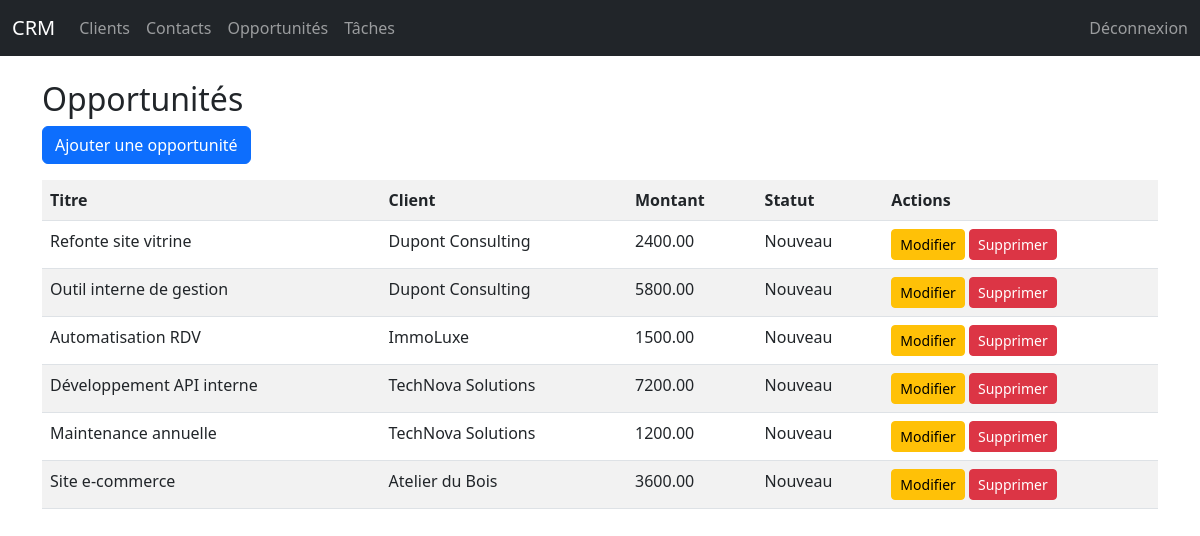
Before: /opportunities/ (signed in) with the older database file.
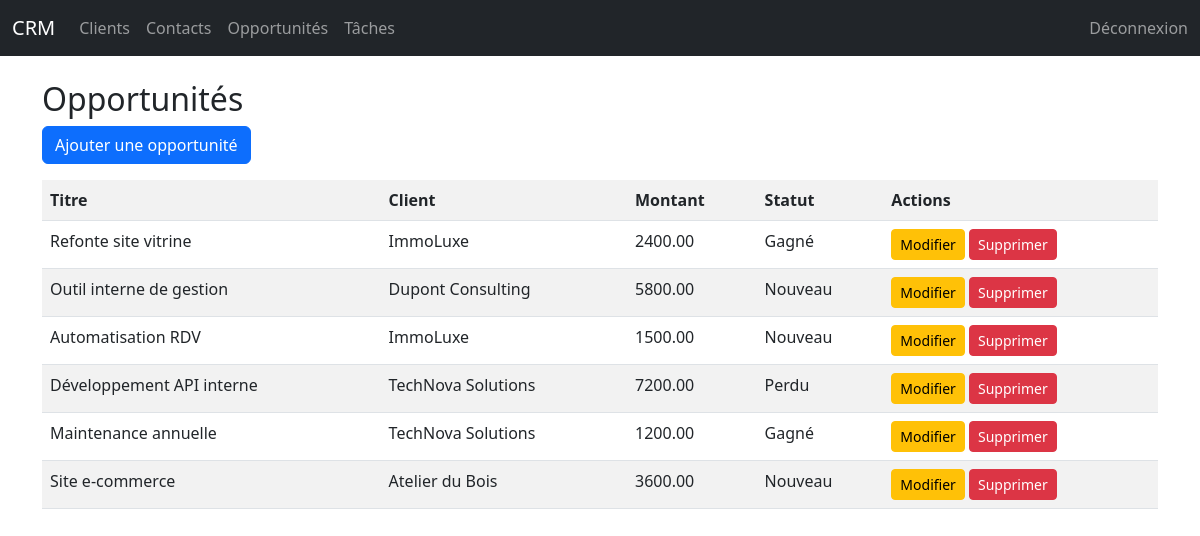
After: the same page with the newer database file.
### crm/models.py (models this page shows, shortened)
class Opportunity(models.Model):
    client = models.ForeignKey(Client, on_delete=models.CASCADE, related_name="opportunities")
    title = models.CharField(max_length=200)
    amount = models.DecimalField(max_digits=10, decimal_places=2)
    stage = models.CharField(
        max_length=50,
        choices=[
            ("new", "Nouveau"),
            ("contacted", "Contacté"),
            ("proposal", "Proposition"),
            ("won", "Gagné"),
            ("lost", "Perdu"),
        ],
        default="new"
    )
    created_at = models.DateTimeField(auto_now_add=True)
    owner = models.ForeignKey(User, on_delete=models.CASCADE, related_name="opportunities")

class Client(models.Model):
    name = models.CharField(max_length=200)
    company = models.CharField(max_length=200, blank=True, null=True)
    email = models.EmailField(blank=True, null=True)
    phone = models.CharField(max_length=50, blank=True, null=True)
    created_at = models.DateTimeField(auto_now_add=True)
    owner = models.ForeignKey(User, on_delete=models.CASCADE, related_name="clients")
    is_active = models.BooleanField(default=False)

### crm/views.py (the view)
# urls.py: path("opportunities/", views.opportunities_list),
@login_required
def opportunities_list(request):
    if request.user.is_staff:
        opportunities = Opportunity.objects.all()
    else:
        opportunities = Opportunity.objects.filter(owner=request.user)
    return render(request, "crm/opportunities_list.html", {"opportunities": opportunities})

### crm/templates/crm/opportunities_list.html
{% extends "base.html" %}
{% block content %}
<h2>Opportunités</h2>
<a href="/opportunities/add/" class="btn btn-primary mb-3">Ajouter une opportunité</a>
<table class="table table-striped">
<tr>
    <th>Titre</th>
    <th>Client</th>
    <th>Montant</th>
    <th>Statut</th>
    <th>Actions</th>
</tr>
{% for o in opportunities %}
<tr>
    <td>{{ o.title }}</td>
    <td>{{ o.client.name }}</td>
    <td>{{ o.amount }}</td>
    <td>{{ o.get_stage_display }}</td>
    <td>
        <a href="/opportunities/{{ o.id }}/edit/" class="btn btn-warning btn-sm">Modifier</a>
        <a href="/opportunities/{{ o.id }}/delete/" class="btn btn-danger btn-sm">Supprimer</a>
    </td>
</tr>
{% empty %}
<tr>
    <td colspan="4">Aucune opportunité.</td>
</tr>
{% endfor %}
</table>
{% endblock %}

Changed rows visible on the page:
changed Opportunity "Refonte site vitrine": client.name "Dupont Consulting" → "ImmoLuxe"; stage "Nouveau" → "Gagné"
changed Opportunity "Développement API interne": stage "Nouveau" → "Perdu"
changed Opportunity "Maintenance annuelle": stage "Nouveau" → "Gagné"
